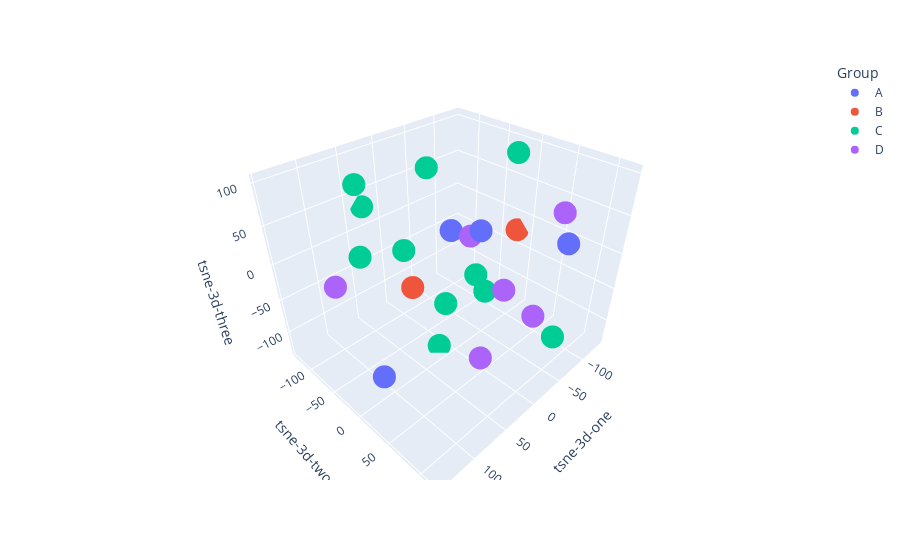

Notebook code cell kept with this figure:
### Code cell
fig_tsne_before_DoD = px.scatter_3d(data_to_visualize, x='tsne-3d-one', y='tsne-3d-two', z='tsne-3d-three', color='Group')

fig_tsne_before_DoD.show()

### Figure 1 — Plotly figure (JSON) as saved in the notebook; plotly's stock layout.template omitted (floating-point values rounded to 4 significant figures)
{"data": [{"hovertemplate": "Group=A<br>tsne-3d-one=%{x}<br>tsne-3d-two=%{y}<br>tsne-3d-three=%{z}<extra></extra>", "legendgroup": "A", "marker": {"color": "#636efa", "symbol": "circle"}, "mode": "markers", "name": "A", "scene": "scene", "showlegend": true, "type": "scatter3d", "x": [143.6, -95.54, -87.44, 0.6092], "y": [44.25, 83.32, -94.79, 35.96], "z": [-45.63, 16.84, -37.52, 54.37]}, {"hovertemplate": "Group=B<br>tsne-3d-one=%{x}<br>tsne-3d-two=%{y}<br>tsne-3d-three=%{z}<extra></extra>", "legendgroup": "B", "marker": {"color": "#EF553B", "symbol": "circle"}, "mode": "markers", "name": "B", "scene": "scene", "showlegend": true, "type": "scatter3d", "x": [-135.9, 0.889], "y": [-18.92, -77.62], "z": [-24.68, -79.39]}, {"hovertemplate": "Group=C<br>tsne-3d-one=%{x}<br>tsne-3d-two=%{y}<br>tsne-3d-three=%{z}<extra></extra>", "legendgroup": "C", "marker": {"color": "#00cc96", "symbol": "circle"}, "mode": "markers", "name": "C", "scene": "scene", "showlegend": true, "type": "scatter3d", "x": [-94.87, 72.62, 39.31, 114.3, -13.13, 65.58, 51.4, -72.11, 30.49, 14.68, -50.02], "y": [3.801, -76.95, -43.58, -17.6, -60.04, 88.19, 35.41, -16.08, -130.1, -14.29, 107.4], "z": [102.0, 92.27, 11.5, 50.29, 89.33, 58.62, -12.59, -91.65, 30.57, -130.8, -78.83]}, {"hovertemplate": "Group=D<br>tsne-3d-one=%{x}<br>tsne-3d-two=%{y}<br>tsne-3d-three=%{z}<extra></extra>", "legendgroup": "D", "marker": {"color": "#ab63fa", "symbol": "circle"}, "mode": "markers", "name": "D", "scene": "scene", "showlegend": true, "type": "scatter3d", "x": [108.7, -33.72, 29.82, 12.85, -28.46, -48.86], "y": [-83.67, 44.6, 67.85, 118.3, 112.6, -23.4], "z": [-24.3, -36.18, -84.06, -3.084, 93.85, 1.039]}], "layout": {"legend": {"title": {"text": "Group"}, "tracegroupgap": 0}, "margin": {"t": 60}, "scene": {"domain": {"x": [0, 1], "y": [0, 1]}, "xaxis": {"title": {"text": "tsne-3d-one"}}, "yaxis": {"title": {"text": "tsne-3d-two"}}, "zaxis": {"title": {"text": "tsne-3d-three"}}}}}
